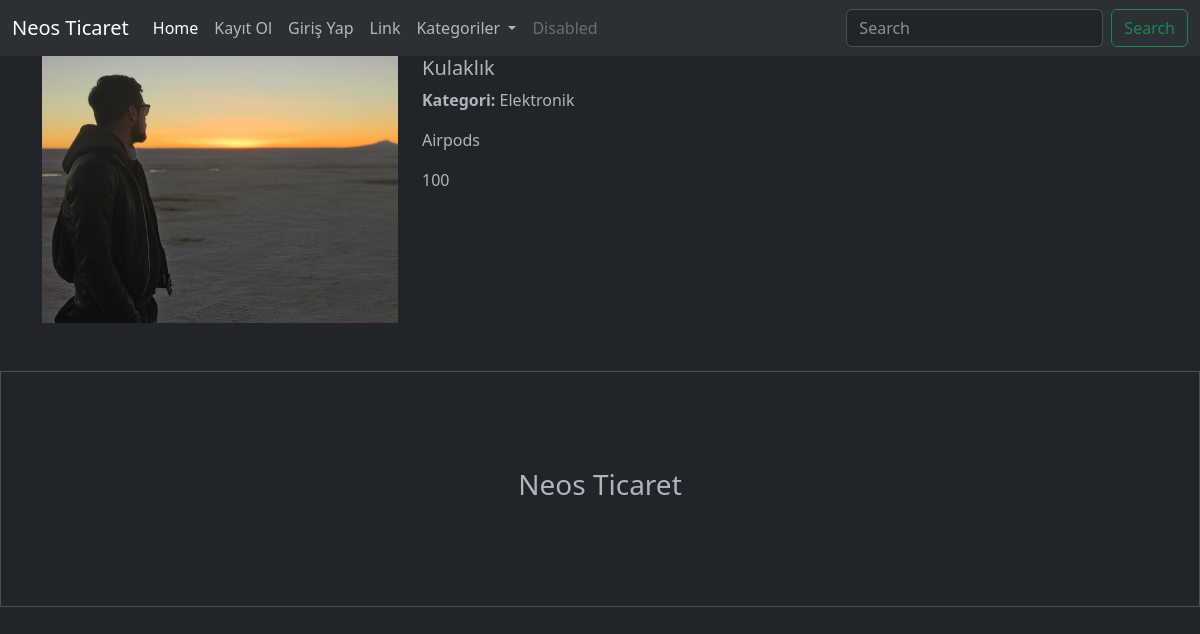
The page /urun-detay/3 on the database its author committed.
### urunler/models.py (models this page shows, shortened)
class Urun(models.Model):
    satici=models.ForeignKey(User, on_delete=models.CASCADE, null=True)
    kategori=models.ForeignKey(Kategori, on_delete=models.SET_NULL, null=True)
    altkategori=models.ManyToManyField(AltKategori)
    seriNo=models.OneToOneField(Tek, on_delete=models.CASCADE, null=True, blank=True)
    isim= models.CharField(max_length=100)
    aciklama = models.TextField(max_length=100)
    fiyat  = models.IntegerField()
    resim = models.FileField(upload_to = 'urunler/')

class Kategori(models.Model):
    isim=models.CharField(max_length=100)

### urunler/views.py (the view)
# urls.py: path('urun-detay/<int:urunId>', urun, name='urun'),
def urun(request,urunId):
    urun = Urun.objects.get(id = urunId)
    context = {
        'urun':urun
    }
    return render(request, 'urun.html',context)

### urunler/context_processors.py (called while the page is built)
def get_len_sepets (request):
    if request.user.is_authenticated:
        uzun = Sepet.objects.filter(user=request.user, odendiMi =False).count()
    else:
        uzun=0
    return {'uzun':uzun}

def get_categories(request):
    kategoriler =Kategori.objects.all()
    return {'kategoriler': kategoriler}

### urunler/templates/urun.html (shortened to what this page needs)
{% extends "index.html" %}
{% load static %}
{% block content %}
    <div class="container">
        <div class="row">
          <div class="col-4">
            <img src="{{urun.resim.url}}" width="100%" alt="">
          </div>
          <div class="col-8">
            <h5> {{urun.isim}} </h5>
            <p>  <b>Kategori: </b> {{urun.kategori.isim}} </p>
            <p> {{urun.aciklama}} </p>
            <p> {{urun.fiyat}} </p>
          </div>
        </div>
      </div>
{% endblock content %}

### rows shown on the page
Urun: resim (picture), isim "Kulaklık", kategori.isim "Elektronik", aciklama "Airpods", fiyat "100"
